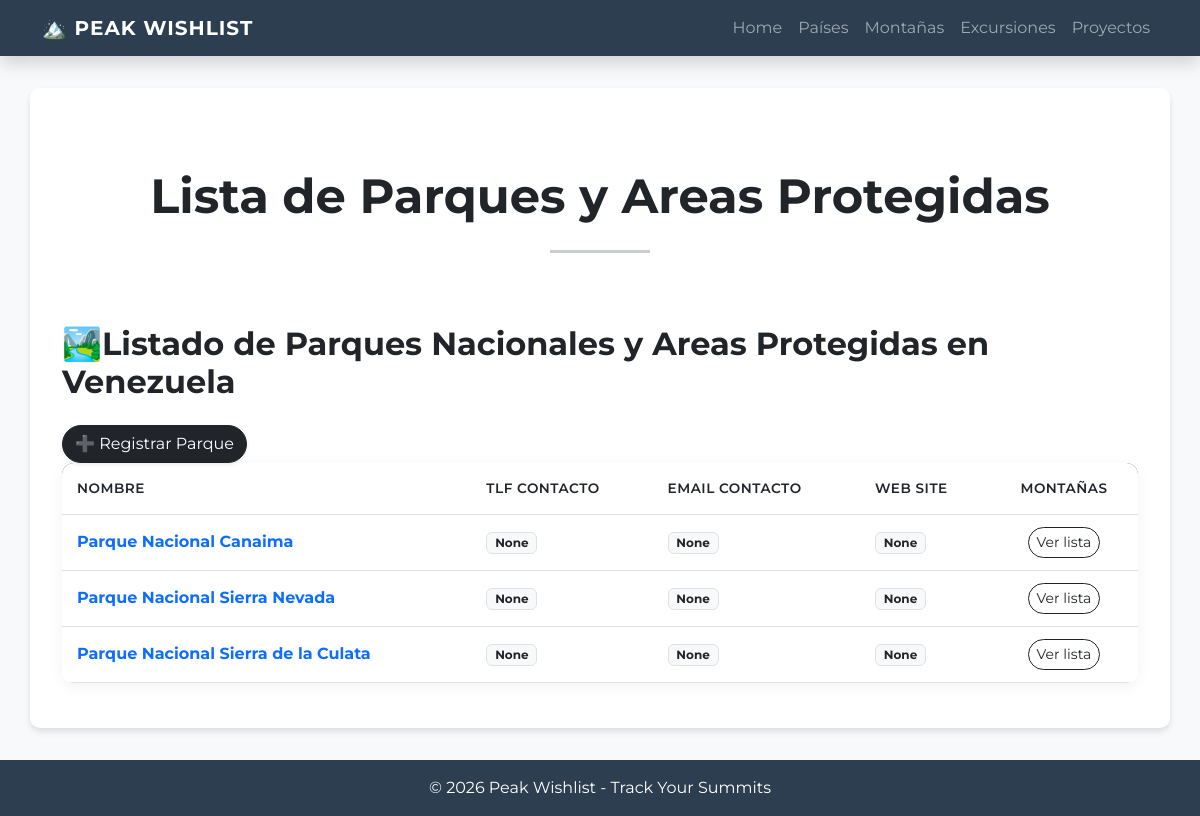
/pais/parques/1/, run on an earlier commit of the app's database.
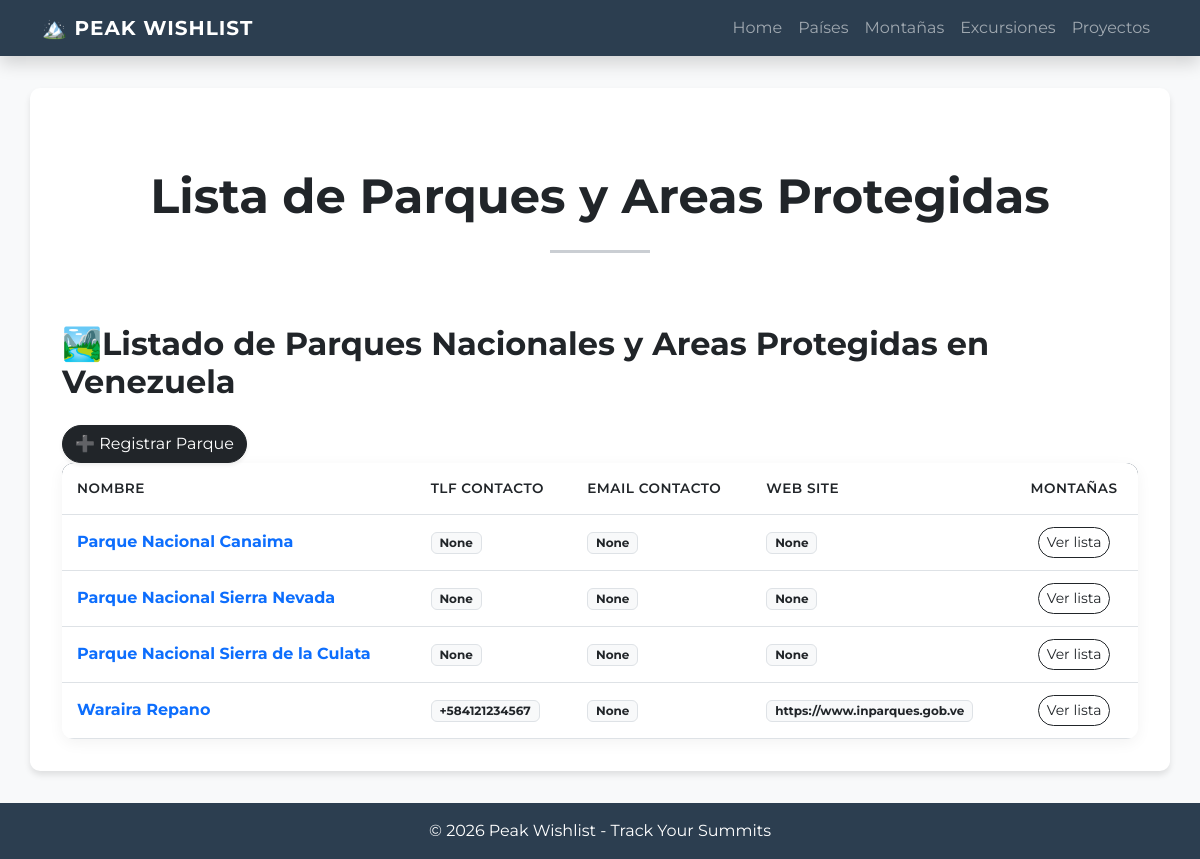
And on a later commit of the database.
### peak_wishlist/models.py (models this page shows, shortened)
class Parque(models.Model):
    class TipoParque(models.TextChoices):
        PRIVADO = 'Privado'
        PUBLICO = 'Publico'
    nombre = models.CharField(max_length=50, null=False, blank=False)
    tipo = models.CharField(max_length=8, choices=TipoParque.choices, null=False)
    correo = models.EmailField(null=True, blank=True, max_length=50)
    informacion_general = models.TextField(max_length=250, null=True, blank=True)
    telefono = PhoneNumberField(null=True, blank=True)
    web_site = models.URLField(null=True, blank=True, max_length=60)
    pais = models.ForeignKey(Pais, null=True, blank=True, on_delete=models.SET_NULL)
    class Meta:
        verbose_name="Parque"
        verbose_name_plural="Parques"

### peak_wishlist/views/parque.py (the view)
class  ParqueList(ListView):
    model = Parque
    template_name = "peak_wishlist/parques.html"
    context_object_name = "parques"
    def get_queryset(self):
        self.pais = get_object_or_404(Pais, id=self.kwargs['pais_id'])
        return Parque.objects.filter(pais=self.pais).order_by('nombre')
    def get_context_data(self, **kwargs: Any) -> dict[str, Any]:
        context = super().get_context_data(**kwargs)
        context['extension_titulo'] = f"en {self.pais.nombre}"
        return context

### peak_wishlist/templates/peak_wishlist/parques.html (shortened to what this page needs)
{% extends 'peak_wishlist/base.html' %}
{% block contenido %}
<div class="text-center py-5">
    <h3 class="display-5 fw-bold text-dark">Lista de Parques y Areas Protegidas</h3>
    <hr class="my-4 mx-auto" style="width: 100px; border-top: 3px solid #2c3e50;">
</div>
<h2 class="mb-4 text-dark fw-bold">🏞️Listado de Parques Nacionales y Areas Protegidas  {{ extension_titulo }}</h2>
<a href="{% url 'peak_wishlist:registrar_parque' pais_id=view.pais.id %}" class="btn btn-dark rounded-pill shadow-sm">
        ➕ Registrar Parque
</a>
<div class="table-container-custom table-responsive">
    <table class="table table-custom mb-0">
        <thead>
            <tr>
               <th>Nombre</th>
               <th>Tlf Contacto</th>
               <th>Email contacto</th>
               <th>Web Site</th>
               <th class="text-center">Montañas</th>
            </tr>
        </thead>
        <tbody>
            {% for parque in parques %}
            <tr>
                <td class="fw-bold text-primary">{{ parque.nombre }}</td>
                <td>
                    <span class="badge bg-light text-dark border">
                        {{ parque.telefono }}
                    </span>
                </td>
                <td>
                    <span class="badge bg-light text-dark border">
                        {{ parque.correo }}
                    </span>
                </td>
                <td>
                    <span class="badge bg-light text-dark border">
                        {{ parque.web_site }}
                    </span>
                </td>
                <td class="text-center">
                    <a href="{% url 'peak_wishlist:montanas_por_parque' parque.id%}" class="btn btn-sm btn-outline-dark rounded-pill">Ver lista</a>
                </td>
            </tr>
            {% empty %}
            <tr>
                <td colspan="5" class="text-center py-4 text-muted">
                    No hay Parques registrados todavía.
                </td>
            </tr>
            {% endfor %}
        </tbody>
    </table>
</div>
{% endblock contenido %}

What changed in the data, as far as the page shows it:
added Parque: nombre "Waraira Repano", telefono "+584121234567", correo "None", web_site "https://www.inparques.gob.ve"
